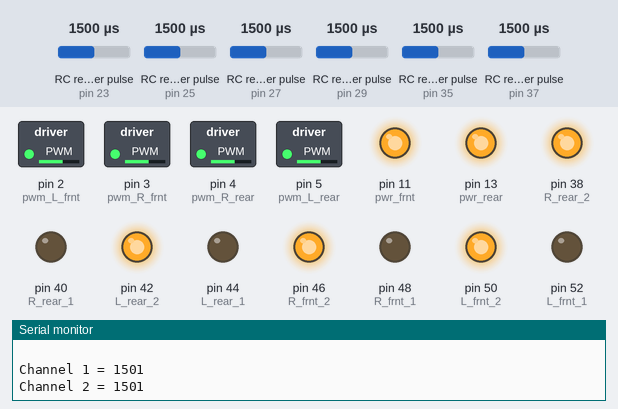
Bench run of a sketch on a simulated Arduino Mega 2560, built with avr-gcc and run on an emulated ATmega2560. On the bench: switched loads named in the sketch (green lamp = pin HIGH), output pins drawn as LEDs (lit = HIGH), the last lines printed to the serial monitor. Wiring (inferred from the names in the program): 6 × RC receiver channel: data pin 25 / data pin 27 / data pin 29 / data pin 35 / data pin 37 / data pin 23. Inputs (shaded band) come from the test bench; at power-on: RC receiver pulse (sensors on pin 29, pin 23, pin 25, pin 27, pin 35, pin 37) 1500 µs.

Above: at 1.2 s.
1.3 s: RC receiver pulse (sensor on pin 29) set to 1066 µs
4.3 s: RC receiver pulse (sensor on pin 29) set to 1041 µs
At 5.7 s:
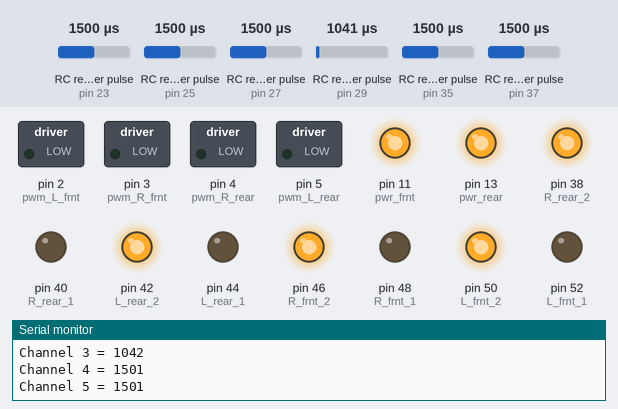
8.9 s: RC receiver pulse (sensor on pin 29) set to 1250 µs
At 10.1 s:
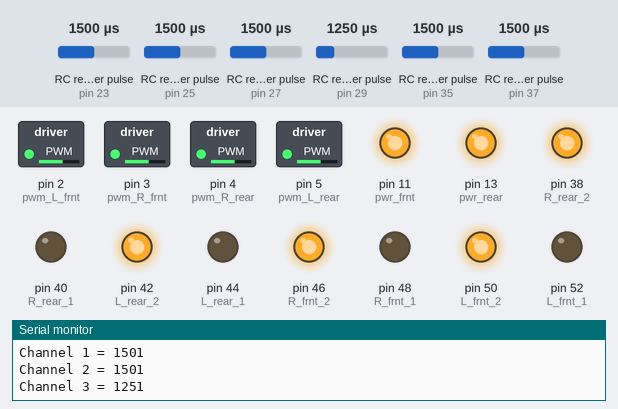
10.5 s: RC receiver pulse (sensor on pin 29) set to 1020 µs
At 11.9 s:
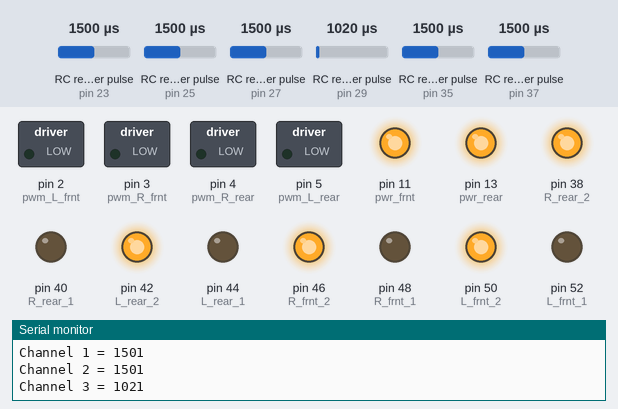
Timing chart, 0 to 13.2 s (numbered marks = the images above; inputs shaded):
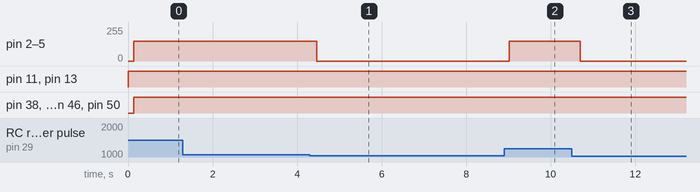

The sketch:

pickbot.ino
```cpp
//Pin Definitions

// Define the pins for RC RECEIVER CH 1-6
  const int ch1 = 35;
  const int ch2 = 37;
  const int ch3 = 29;
  const int ch4 = 27;
  const int ch5 = 25;
  const int ch6 = 23;


// Define the pins for MOTOR CONTROL

  // PWM control pins (control throttle)
    // Front Board
    const int pwm_L_frnt = 2 ;  // Initializing pin 2 as pwm
    const int pwm_R_frnt = 3 ;  // Initializing pin 3 as pwm

    // Rear Board
    const int pwm_L_rear = 5 ;  // Initializing pin 4 as pwm
    const int pwm_R_rear = 4 ;  // Initializing pin 5 as pwm

  // LOGIC PINS
    // Front Board
    const int L_frnt_1 = 52 ; // Initializing Left Front pin one
    const int L_frnt_2 = 50 ; // Initializing Left Front pin two
    const int R_frnt_1 = 48 ; // Initializing Right Front pin one
    const int R_frnt_2 = 46 ; // Initializing Right Front pin two

    // Rear Board
    const int L_rear_1 = 44 ; // Initializing Left Rear pin one
    const int L_rear_2 = 42 ; // Initializing Left Rear pin two
    const int R_rear_1 = 40 ; // Initializing Right Rear pin one
    const int R_rear_2 = 38 ; // Initializing Right Rear pin two

  // Pins to provide VCC (logic power) to L298N boards
    const int pwr_frnt = 11 ; // Front Board Power
    const int pwr_rear = 13 ; // Rear Board Power

void MotorSetup(){
  // Setup pins for motor control

  pinMode(pwm_L_frnt,OUTPUT) ;   // Front logic pins PWM
  pinMode(pwm_R_frnt,OUTPUT) ;

  pinMode(pwm_L_rear,OUTPUT) ;   // Rear logic pins PWM
  pinMode(pwm_R_rear,OUTPUT) ;

  pinMode(L_frnt_1,OUTPUT) ;    // Set all front logic pins to OUTPUT
  pinMode(L_frnt_2,OUTPUT) ;
  pinMode(R_frnt_1,OUTPUT) ;
  pinMode(R_frnt_2,OUTPUT) ;

  pinMode(L_rear_1,OUTPUT) ;    // Set all rear logic pins to OUTPUT
  pinMode(L_rear_2,OUTPUT) ;
  pinMode(R_rear_1,OUTPUT) ;
  pinMode(R_rear_2,OUTPUT) ;


  pinMode(pwr_frnt,OUTPUT) ;  // Set power signals to OUTPUT
  pinMode(pwr_rear,OUTPUT) ;

}


void RCSetup() {
  // Setup pins for RC control to read in RF signals
  pinMode(ch1,INPUT);//ch1-Right Gimble L/R
  pinMode(ch2,INPUT);//ch2-Right Gimble U/D
  pinMode(ch3,INPUT);//ch3-Left Gimble Throttle
  pinMode(ch4,INPUT);//ch4-Left Gimble L/R
  pinMode(ch5,INPUT);//ch5-Switch A
  pinMode(ch6,INPUT);//ch6-Switch C
}


void setup() {
  // put your setup code here, to run once:

  RCSetup();// setup pins for RC control
  MotorSetup();//setup pins for motor control

  Serial.begin(9600);//used for serial display

}


void MoveFwd(int throt){

  if (throt > 1050)
  {
    // Spin the front left wheel forward (ccw viewed from back of wheel)
    digitalWrite(L_frnt_1,LOW) ;
    digitalWrite(L_frnt_2,HIGH) ;
    analogWrite(pwm_L_frnt,150);

    // Spin the front right wheel forward (cw viewed from back of wheel)
    digitalWrite(R_frnt_1,LOW) ;
    digitalWrite(R_frnt_2,HIGH) ;
    analogWrite(pwm_R_frnt,150);

    // Spin the rear left wheel forward (ccw viewed from back of wheel)
    digitalWrite(L_rear_1,LOW) ;
    digitalWrite(L_rear_2,HIGH) ;
    analogWrite(pwm_L_rear,150);

    // Spin the rear right wheel forward (cw viewed from back of wheel)
    digitalWrite(R_rear_1,LOW) ;
    digitalWrite(R_rear_2,HIGH) ;
    analogWrite(pwm_R_rear,150);
  }

  else
  {
    MotorsOff();
  }
}


void MotorsOff(){
// Turn off all motors by writing PWM signals to 0

  analogWrite(pwm_R_frnt,0);
  analogWrite(pwm_L_frnt,0);
  analogWrite(pwm_R_rear,0);
  analogWrite(pwm_L_rear,0);
}

void RCDisp(int c1, int c2, int c3, int c4, int c5, int c6){
// diaplay values being read by receiver

  Serial.print("Channel 1 = ");
  Serial.println(c1);

  Serial.print("Channel 2 = ");
  Serial.println(c2);

  Serial.print("Channel 3 = ");
  Serial.println(c3);

  Serial.print("Channel 4 = ");
  Serial.println(c4);

  Serial.print("Channel 5 = ");
  Serial.println(c5);

  Serial.print("Channel 6 = ");
  Serial.println(c6);

  Serial.println(" ");
  //delay(3000);//delay for reading clarity

}
void loop() {

  // Power on to logic boards
  digitalWrite(pwr_frnt,HIGH) ;
  digitalWrite(pwr_rear,HIGH) ;

  // Read receiver inputs
    //use pulseIn function to find length of time the pulse is high
  int CH1 = pulseIn(ch1,HIGH);
  int CH2 = pulseIn(ch2,HIGH);
  int CH3 = pulseIn(ch3,HIGH);
  int CH4 = pulseIn(ch4,HIGH);
  int CH5 = pulseIn(ch5,HIGH);
  int CH6 = pulseIn(ch6,HIGH);

  RCDisp(CH1,CH2,CH3,CH4,CH5,CH6);//display the values coming into the receiver


    MoveFwd(CH3);


}
```

Measured:
- the behaviour switches between 1050 and 1049 µs on RC receiver pulse (sensor on pin 29) (found by bisection; images 0 and 1)
- after the input at 4.3 s, pin 2 (pwm_L_frnt), pin 3 (pwm_R_frnt), pin 4 (pwm_R_rear), pin 5 (pwm_L_rear): 150/255 → 0/255 after 0.16 s
- after the input at 8.9 s, pin 2 (pwm_L_frnt), pin 3 (pwm_R_frnt), pin 4 (pwm_R_rear), pin 5 (pwm_L_rear): 0/255 → 150/255 after 0.12 s
- after the input at 10.5 s, pin 2 (pwm_L_frnt), pin 3 (pwm_R_frnt), pin 4 (pwm_R_rear), pin 5 (pwm_L_rear): 150/255 → 0/255 after 0.20 s
